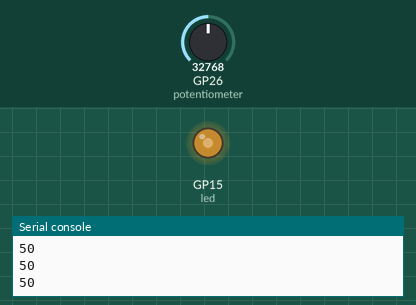
A program run on a simulated Raspberry Pi Pico running MicroPython. Parts: output pins drawn as LEDs (lit = HIGH), the last lines printed to the serial console. The inputs (shaded band) are chosen by the test bench; at power-on: GP26 (potentiometer) = 32768 (analog values on the 0–65535 scale).

Above: at 1.2 s.
1.3 s: GP26 (potentiometer) set to 45874
At 2.4 s:
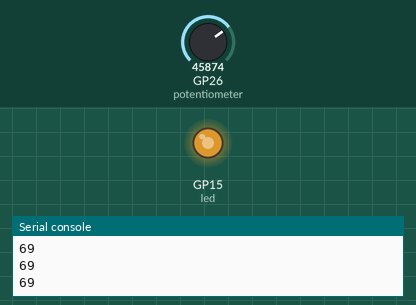
2.8 s: GP26 (potentiometer) set to 57670
At 3.7 s:
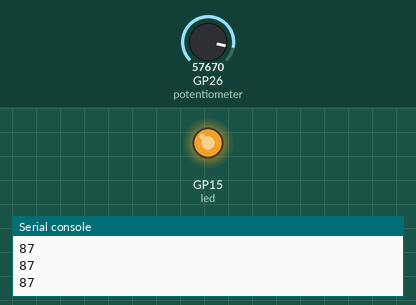
4.3 s: GP26 (potentiometer) set to 7864
At 4.9 s:
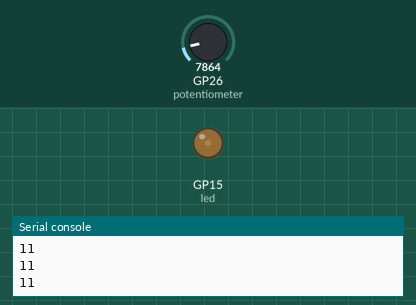
5.8 s: GP26 (potentiometer) set to 0
At 6.2 s:
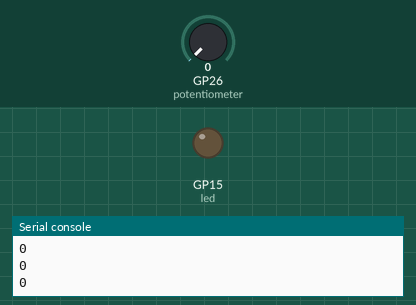
Timing chart, 0 to 8.3 s (numbered marks = the images above; inputs shaded):
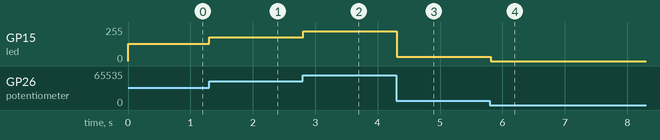

Measured:
- after the input at 1.3 s, GP15 (led): 128/255 → 178/255 at once
- after the input at 2.8 s, GP15 (led): 178/255 → 224/255 at once
- after the input at 4.3 s, GP15 (led): 224/255 → 31/255 at once
- after the input at 5.8 s, GP15 (led): 31/255 → 0/255 at once

The program:

Potentiometer_led.py
```python
from machine import Pin, ADC, PWM
import utime
import math

potentiometer = ADC(26)

led = PWM(Pin(15))

led.freq(1000)

conversion_factor = 3.3 / (65535)

while True:
    voltage = potentiometer.read_u16() * conversion_factor / 3.3 * 100
    ratio = math.floor(voltage)
    print(ratio)
    led.duty_u16(potentiometer.read_u16())
    utime.sleep(.1)
```
